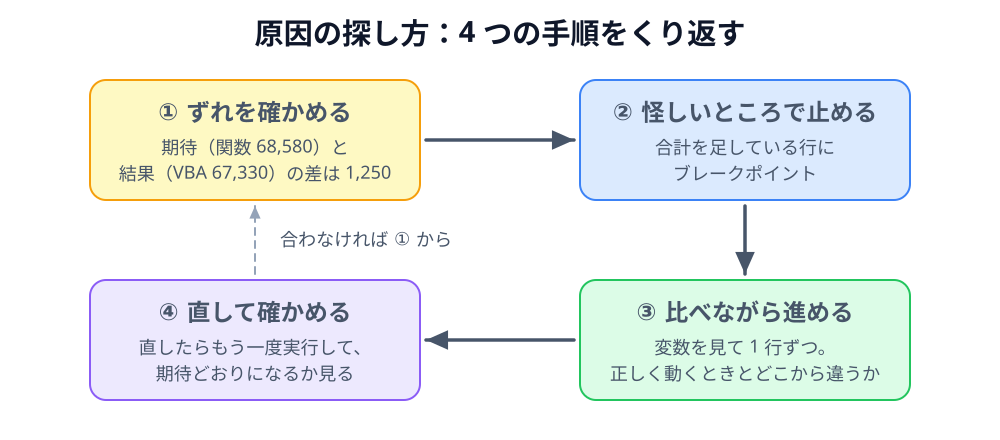

Here is the Python script that generated this plot:
"""3-4: 原因の探し方の 4 手順。ずれを確かめる → 止める → 比べながら進める → 直して確かめる（合わなければ最初から）（CYCLE）。"""
import sys
sys.path.insert(0, "/Users/seekseep/.claude/skills/genfig")
from genfig import Canvas

c = Canvas(1000, 440)
c.text(500, 44, "原因の探し方：4 つの手順をくり返す", scale="heading")

W, H = 330, 120
STEPS = [
    (90, 80, "yellow", "① ずれを確かめる", "期待（関数 68,580）と\n結果（VBA 67,330）の差は 1,250"),
    (580, 80, "blue", "② 怪しいところで止める", "合計を足している行に\nブレークポイント"),
    (580, 280, "green", "③ 比べながら進める", "変数を見て 1 行ずつ。\n正しく動くときとどこから違うか"),
    (90, 280, "purple", "④ 直して確かめる", "直したらもう一度実行して、\n期待どおりになるか見る"),
]
cards = []
for x, y, color, title, body in STEPS:
    cards.append(c.sticky(x, y, W, H, color=color, weight="thin"))
    c.text(x + W / 2, y + 40, title, scale="label")
    c.text(x + W / 2, y + 74, body, scale="caption")
c.link(cards[0], cards[1])
c.link(cards[1], cards[2])
c.link(cards[2], cards[3])
c.link(cards[3], cards[0], primary=False, dash="dashed")
c.text(280, 246, "合わなければ ① から", scale="caption", align="left")
c.save("02-cycle.svg")
